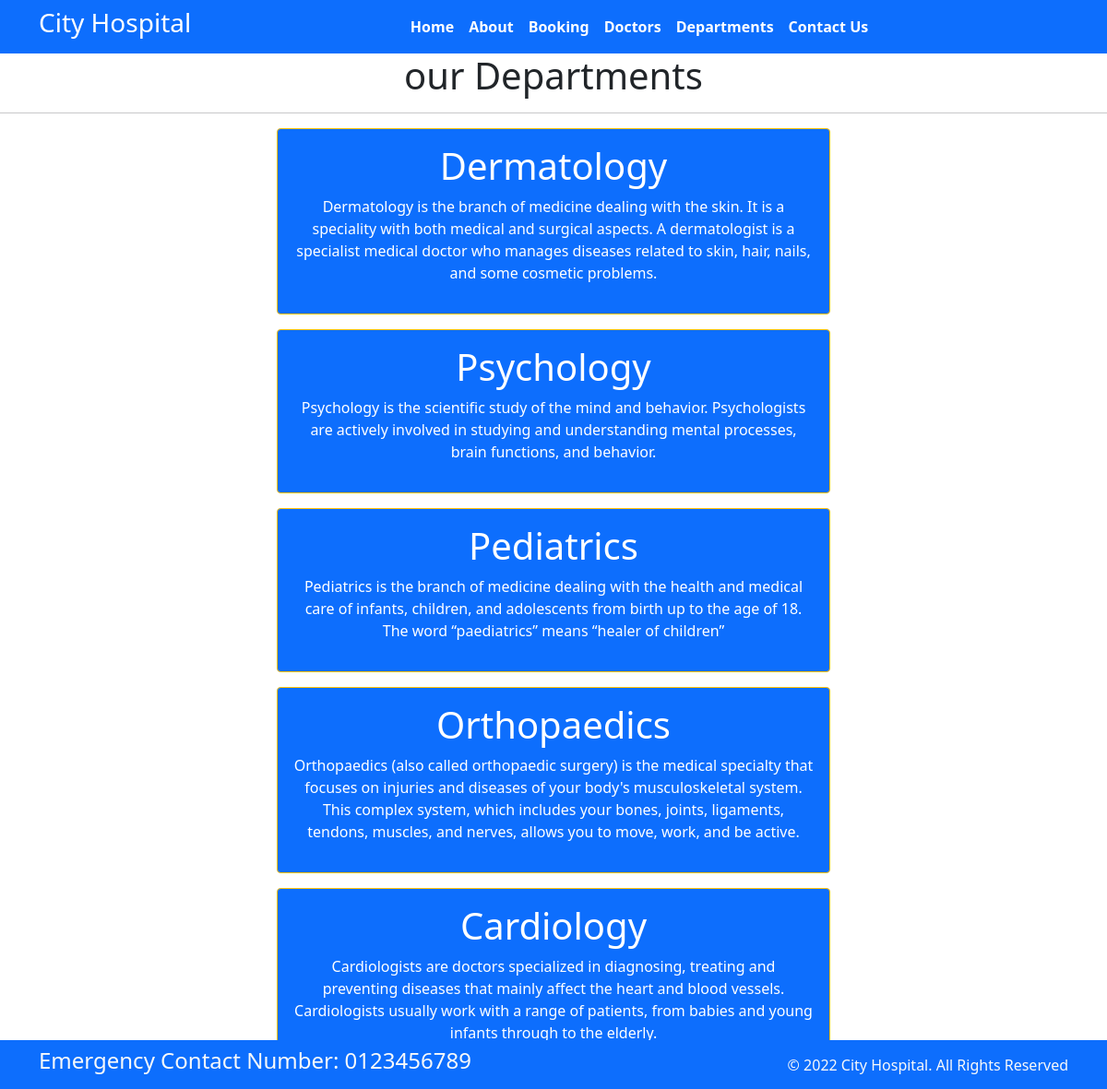
Screenshot of /department with the database file from the repository.
### administration/models.py (models this page shows, shortened)
class Departments(models.Model):
    dep_name = models.CharField(max_length=100)
    dep_description =models.TextField()

### administration/views.py (the view)
# urls.py: path("department",views.department,name="department"),
def department(request):
    dict_dept={
        'dept':Departments.objects.all()
    }
    return render(request,"department.html",dict_dept)

### templates/department.html (shortened to what this page needs)
{% extends 'base.html'%}
{%block content%}
<h1 class="text-center">our Departments</h1>
<hr>
{%for d in dept%}
<div class="mx-auto w-50 bg-primary text-center text-white p-3 my-3 border border-warning rounded">
    <h1>{{d.dep_name}}</h1>
    <p>{{d.dep_description}}</p>
</div>
{%endfor%}
{%endblock%}

### rows the page displays
Departments: dep_name "Dermatology", dep_description "Dermatology is the branch of medicine dealing with the skin. It is a speciality with both medical and surgical aspects. A dermatologist is a specialist medical doctor who manages diseases related to skin, hair, nails, and some cosmetic problems."
Departments: dep_name "Psychology", dep_description "Psychology is the scientific study of the mind and behavior. Psychologists are actively involved in studying and understanding mental processes, brain functions, and behavior."
Departments: dep_name "Pediatrics", dep_description "Pediatrics is the branch of medicine dealing with the health and medical care of infants, children, and adolescents from birth up to the age of 18. The word “paediatrics” means “healer of children”"
Departments: dep_name "Orthopaedics", dep_description "Orthopaedics (also called orthopaedic surgery) is the medical specialty that focuses on injuries and diseases of your body's musculoskeletal system. This complex system, which includes your bones, joints, ligaments, tendons, muscles, and nerves, allows you to move, work, and be active."
Departments: dep_name "Cardiology", dep_description "Cardiologists are doctors specialized in diagnosing, treating and preventing diseases that mainly affect the heart and blood vessels. Cardiologists usually work with a range of patients, from babies and young infants through to the elderly."
